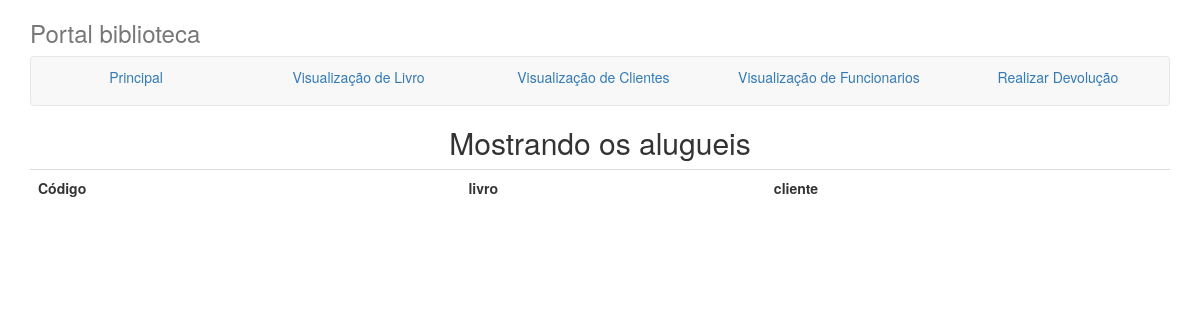
Page /trafegoDados/processaHistorico.php on the earlier database version.
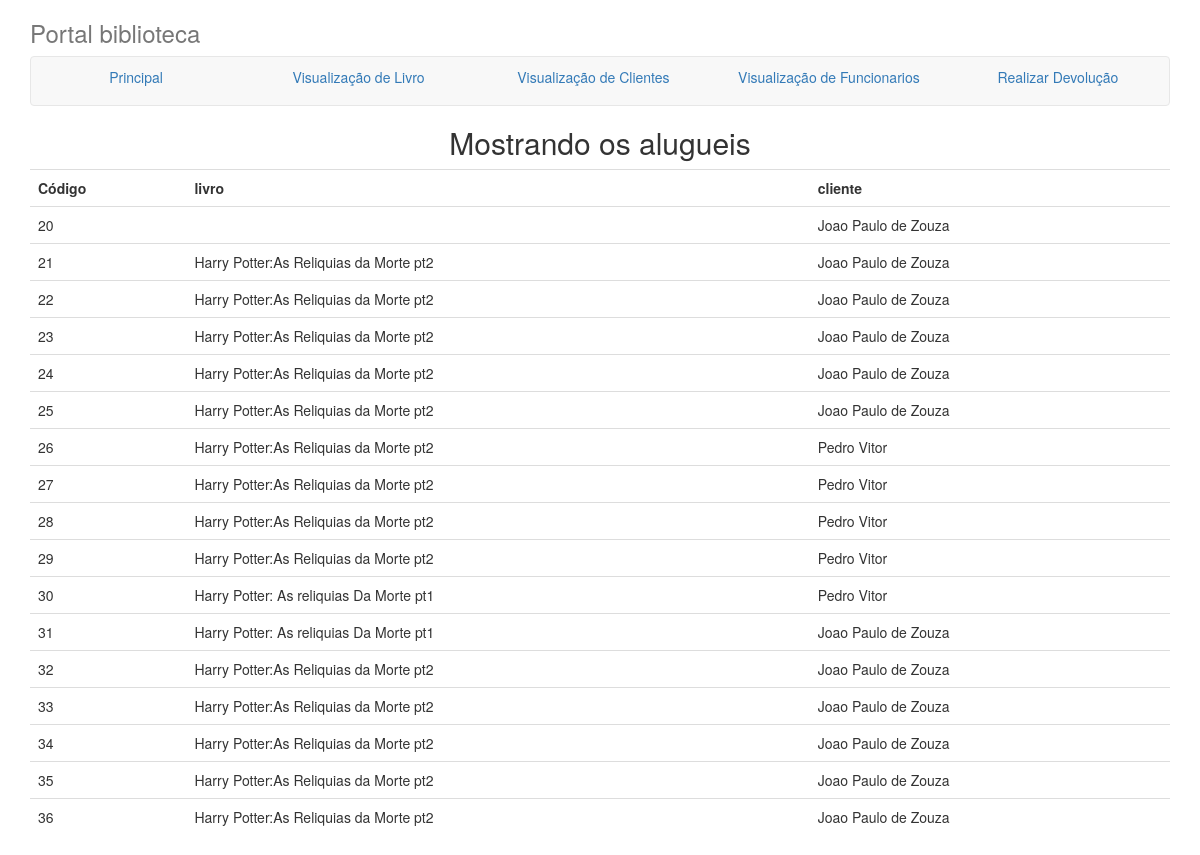
Same page on the later database version.
### tables this page shows
CREATE TABLE IF NOT EXISTS `rent` (
  `id` bigint(20) unsigned NOT NULL AUTO_INCREMENT,
  `rentDate` varchar(50) DEFAULT NULL,
  `id_client` int(11) DEFAULT NULL,
  `id_book` int(11) DEFAULT NULL,
  `id_employee` int(11) DEFAULT NULL,
  `avaliable` varchar(50) DEFAULT NULL,
  UNIQUE KEY `id` (`id`)
);

CREATE TABLE IF NOT EXISTS `client` (
  `name` varchar(100) NOT NULL,
  `phone` varchar(100) NOT NULL,
  `mail` varchar(100) NOT NULL,
  `cpf` varchar(100) NOT NULL,
  `address` varchar(100) NOT NULL,
  `rentCount` int(11) NOT NULL,
  `id` bigint(20) unsigned NOT NULL AUTO_INCREMENT,
  UNIQUE KEY `is` (`id`)
);

CREATE TABLE IF NOT EXISTS `book` (
  `id` bigint(20) unsigned NOT NULL AUTO_INCREMENT,
  `name` varchar(100) NOT NULL,
  `writer` varchar(100) NOT NULL,
  `pages` varchar(100) NOT NULL,
  `stash` int(100) NOT NULL,
  UNIQUE KEY `id` (`id`)
);

### trafegoDados/processaHistorico.php (the view, shortened to what this page needs)
<!doctype html>
<html>
<head>
<link rel="stylesheet" href="../css/bootstrap.css">
</head>
<body>
<div class="container">
      <div class="masthead">
        <h3 class="text-muted">Portal biblioteca</h3>
        <nav class="navbar navbar-default">
          <ul class="nav nav-justified">
			<li class="active"><a href="../index.php">Principal</a></li>
            <li><a href="../visualizacao/visualizacaoLivro.php">Visualização de Livro</a></li>
            <li><a href="../visualizacao/visualizacaoCliente.php">Visualização de Clientes</a></li>
            <li><a href="../visualizacao/visualizacaoFuncionario.php">Visualização de Funcionarios</a></li>
			<li><a href="devolucao.php">Realizar Devolução</a></li>
          </ul>
        </nav>
      </div>
      <div>
<?php
		$resultado=mysql_query("Select * from rent where avaliable='Devolvido' order by id") or die ("Não é possível consultar Alugueis.");
		print("<center><h2>Mostrando os alugueis</h2>");
		print("<table class='display table' width='90%'>");
		print("<tr><td><b>Código</td>");
		print("<td><b>livro</td>");
		print("<td><b>cliente</td>");
			while ($linha=mysql_fetch_array($resultado))
{
   $id=$linha["id"];
   $book=$linha["id_book"];
		$resultado2=mysql_query("Select * from book where id='$book'") or die ("Não é possível consultar nome do cliente.");
		while($linha2=mysql_fetch_array($resultado2))
		$bookName=$linha2["name"];
   $client=$linha["id_client"];
		$resultado1=mysql_query("Select * from client where id='$client'") or die ("Não é possível consultar nome do cliente.");
		while($linha1=mysql_fetch_array($resultado1))
		$clientName=$linha1["name"];
   print("<tr><td>$id</td>");
   print("<td>$bookName</td>");
   print("<td>$clientName</td>");
       }
   print("</table></center>");
?>
</body>
</html>

Differences in the rows shown:
added rent: id "20", id_client.name "Joao Paulo de Zouza"
added rent: id "21", id_book.name "Harry Potter:As Reliquias da Morte pt2", id_client.name "Joao Paulo de Zouza"
added rent: id "22", id_book.name "Harry Potter:As Reliquias da Morte pt2", id_client.name "Joao Paulo de Zouza"
added rent: id "23", id_book.name "Harry Potter:As Reliquias da Morte pt2", id_client.name "Joao Paulo de Zouza"
added rent: id "24", id_client.name "Joao Paulo de Zouza"
now on this page (row edited): book: name "Harry Potter:As Reliquias da Morte pt2"
added rent: id "25", id_book.name "Harry Potter:As Reliquias da Morte pt2", id_client.name "Joao Paulo de Zouza"
added rent: id "26", id_client.name "Pedro Vitor"
added rent: id "27", id_book.name "Harry Potter:As Reliquias da Morte pt2", id_client.name "Pedro Vitor"
added rent: id "28", id_client.name "Pedro Vitor"
added rent: id "29", id_client.name "Pedro Vitor"
added rent: id "30", id_book.name "Harry Potter: As reliquias Da Morte pt1"
added client: name "Pedro Vitor"
added rent: id "31", id_book.name "Harry Potter: As reliquias Da Morte pt1", id_client.name "Joao Paulo de Zouza"
added rent: id "32", id_book.name "Harry Potter:As Reliquias da Morte pt2", id_client.name "Joao Paulo de Zouza"
added rent: id "33", id_book.name "Harry Potter:As Reliquias da Morte pt2", id_client.name "Joao Paulo de Zouza"
added rent: id "34", id_book.name "Harry Potter:As Reliquias da Morte pt2", id_client.name "Joao Paulo de Zouza"
added rent: id "35", id_book.name "Harry Potter:As Reliquias da Morte pt2", id_client.name "Joao Paulo de Zouza"
added rent: id "36", id_book.name "Harry Potter:As Reliquias da Morte pt2", id_client.name "Joao Paulo de Zouza"
